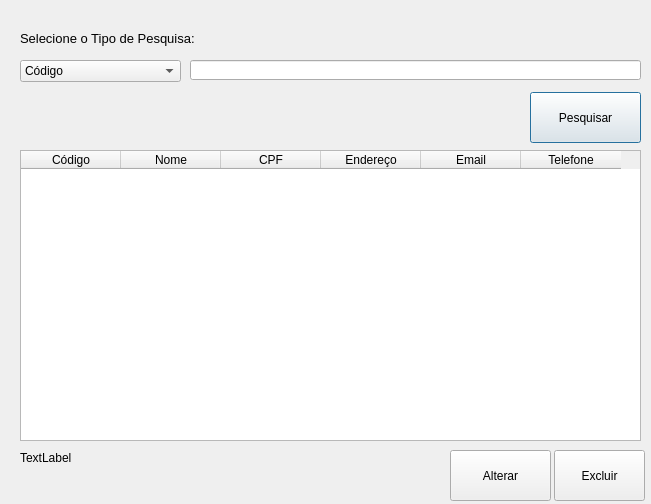
<?xml version="1.0" encoding="UTF-8"?>
<ui version="4.0">
 <class>frmPesqCliente</class>
 <widget class="QDialog" name="frmPesqCliente">
  <property name="geometry">
   <rect>
    <x>0</x>
    <y>0</y>
    <width>651</width>
    <height>504</height>
   </rect>
  </property>
  <property name="windowTitle">
   <string>Lista de Cliente</string>
  </property>
  <widget class="QTableWidget" name="gridCliente">
   <property name="geometry">
    <rect>
     <x>20</x>
     <y>150</y>
     <width>621</width>
     <height>291</height>
    </rect>
   </property>
   <column>
    <property name="text">
     <string>Código</string>
    </property>
   </column>
   <column>
    <property name="text">
     <string>Nome</string>
    </property>
   </column>
   <column>
    <property name="text">
     <string>CPF</string>
    </property>
   </column>
   <column>
    <property name="text">
     <string>Endereço</string>
    </property>
   </column>
   <column>
    <property name="text">
     <string>Email</string>
    </property>
   </column>
   <column>
    <property name="text">
     <string>Telefone</string>
    </property>
   </column>
  </widget>
  <widget class="QLineEdit" name="edtPesquisa">
   <property name="geometry">
    <rect>
     <x>190</x>
     <y>60</y>
     <width>451</width>
     <height>20</height>
    </rect>
   </property>
  </widget>
  <widget class="QComboBox" name="cbPesquisa">
   <property name="geometry">
    <rect>
     <x>20</x>
     <y>60</y>
     <width>161</width>
     <height>22</height>
    </rect>
   </property>
   <item>
    <property name="text">
     <string>Código</string>
    </property>
   </item>
   <item>
    <property name="text">
     <string>Nome</string>
    </property>
   </item>
   <item>
    <property name="text">
     <string>CPF</string>
    </property>
   </item>
  </widget>
  <widget class="QLabel" name="label">
   <property name="geometry">
    <rect>
     <x>20</x>
     <y>30</y>
     <width>271</width>
     <height>16</height>
    </rect>
   </property>
   <property name="font">
    <font>
     <pointsize>10</pointsize>
    </font>
   </property>
   <property name="text">
    <string>Selecione o Tipo de Pesquisa:</string>
   </property>
  </widget>
  <widget class="QPushButton" name="btnPesquisar">
   <property name="geometry">
    <rect>
     <x>530</x>
     <y>92</y>
     <width>111</width>
     <height>51</height>
    </rect>
   </property>
   <property name="text">
    <string>Pesquisar</string>
   </property>
   <property name="icon">
    <iconset>
     <normaloff>../../Imagens/Lupa.png</normaloff>../../Imagens/Lupa.png</iconset>
   </property>
   <property name="iconSize">
    <size>
     <width>30</width>
     <height>30</height>
    </size>
   </property>
  </widget>
  <widget class="QLabel" name="lblTotal">
   <property name="geometry">
    <rect>
     <x>20</x>
     <y>450</y>
     <width>111</width>
     <height>16</height>
    </rect>
   </property>
   <property name="text">
    <string>TextLabel</string>
   </property>
  </widget>
  <widget class="QPushButton" name="btnExcluir">
   <property name="geometry">
    <rect>
     <x>554</x>
     <y>450</y>
     <width>91</width>
     <height>51</height>
    </rect>
   </property>
   <property name="text">
    <string>Excluir</string>
   </property>
   <property name="icon">
    <iconset>
     <normaloff>../../Imagens/delete-icon.png</normaloff>../../Imagens/delete-icon.png</iconset>
   </property>
   <property name="iconSize">
    <size>
     <width>30</width>
     <height>30</height>
    </size>
   </property>
  </widget>
  <widget class="QPushButton" name="btnAlterar">
   <property name="geometry">
    <rect>
     <x>450</x>
     <y>450</y>
     <width>101</width>
     <height>51</height>
    </rect>
   </property>
   <property name="text">
    <string>Alterar</string>
   </property>
   <property name="icon">
    <iconset>
     <normaloff>../../Imagens/editar.png</normaloff>../../Imagens/editar.png</iconset>
   </property>
   <property name="iconSize">
    <size>
     <width>35</width>
     <height>35</height>
    </size>
   </property>
  </widget>
 </widget>
 <resources/>
 <connections/>
</ui>
